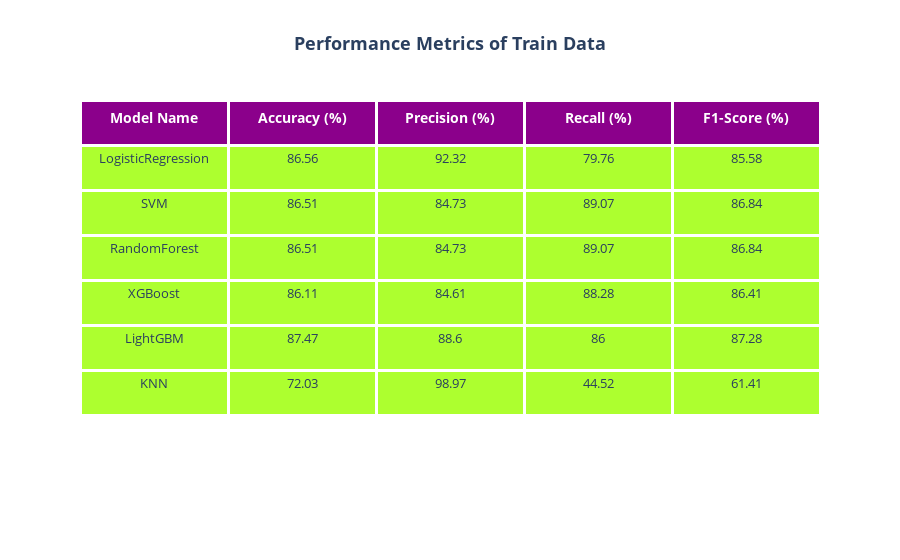

The cell this chart's notebook holds for it:
### Code cell
import plotly.graph_objects as go

fig = go.Figure(data=[go.Table(
    header=dict(values=['<b>Model Name','<b>Accuracy (%)','<b>Precision (%)','<b>Recall (%)','<b>F1-Score (%)'],
                fill_color='darkmagenta',line=dict(color='white',width=3),font=dict(size=14,color='white'),
                align='center',height=45),
    cells=dict(values=[perf_df_train.index,perf_df_train.Accuracy,perf_df_train.Precision,perf_df_train.Recall,perf_df_train.F1],
               fill_color='greenyellow',line=dict(color='white',width=3),font=dict(size=13),
               align='center',height=45))
])
fig.update_layout(title=dict(text='<b>Performance Metrics of Train Data',font=dict(size=18),x=0.5))
fig.show()

### Figure 1 — Plotly figure (JSON) as saved in the notebook; plotly's stock layout.template omitted (floating-point values rounded to 4 significant figures)
{"data": [{"cells": {"align": "center", "fill": {"color": "greenyellow"}, "font": {"size": 13}, "height": 45, "line": {"color": "white", "width": 3}, "values": [["LogisticRegression", "SVM", "RandomForest", "XGBoost", "LightGBM", "KNN"], [86.56, 86.51, 86.51, 86.11, 87.47, 72.03], [92.32, 84.73, 84.73, 84.61, 88.6, 98.97], [79.76, 89.07, 89.07, 88.28, 86, 44.52], [85.58, 86.84, 86.84, 86.41, 87.28, 61.41]]}, "header": {"align": "center", "fill": {"color": "darkmagenta"}, "font": {"color": "white", "size": 14}, "height": 45, "line": {"color": "white", "width": 3}, "values": ["<b>Model Name", "<b>Accuracy (%)", "<b>Precision (%)", "<b>Recall (%)", "<b>F1-Score (%)"]}, "type": "table"}], "layout": {"title": {"font": {"size": 18}, "text": "<b>Performance Metrics of Train Data", "x": 0.5}}}
